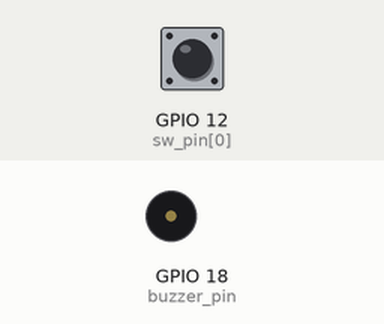
Simulated run of this program. Board: Raspberry Pi (BCM pin numbers). Parts: buzzer (waves = sounding). Inputs (shaded band) come from the test bench; at power-on: GPIO 12 (sw_pin[0]) HIGH. What the program prints to the terminal is not drawn.

Above: at 1.2 s.
1.3 s: GPIO 12 (sw_pin[0]) pulled LOW for 0.15 s
At 1.7 s:
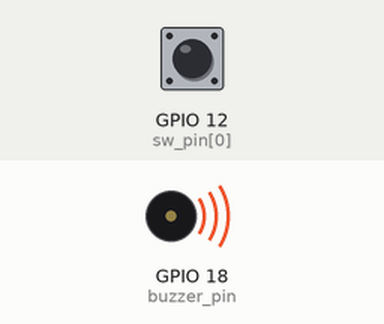
Timing chart, 0 to 4.3 s (numbered marks = the images above; inputs shaded):
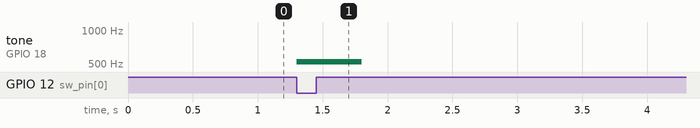

The program:

challenge123.py
```python
import time
import RPi.GPIO as GPIO


#핀설정
led_pin=[4,5,6]
sw_pin=[12,13,14,15]
motor_pin=[20,21,22,23]
buzzer_pin=18
#모드 설정
GPIO.setmode(GPIO.BCM)

GPIO.setup(buzzer_pin,GPIO.OUT)
pwm=GPIO.PWM(buzzer_pin,1.0)
pwm.start(10.0)
pwm.stop()

GPIO.setup(sw_pin[0], GPIO.IN, pull_up_down=GPIO.PUD_UP)


button_status=0

def button_callback(channel):
    global button_status
    buzzer(button_status)
    print(button_status)

    button_status=(button_status+1)%8


#GPIO 버튼 인터럽트 발생시 callback 함수를 실행한다
GPIO.add_event_detect(sw_pin[0], GPIO.FALLING, callback=button_callback, bouncetime=1000)

freq=[523,587,659,698,784,880,988,1047]
def buzzer(freq_num):
    if freq_num==10:
        return
    else :
        pwm.ChangeFrequency(freq[freq_num])
        pwm.start(10.0)
        time.sleep(0.5)
        pwm.stop()


try:

    while True:
            time.sleep(0.1)

except KeyboardInterrupt:
    pass


GPIO.cleanup()
```

Measured:
- after the input at 1.3 s, tone on GPIO 18 (buzzer_pin): silent → 523 Hz at once, → silent 0.50 s later
